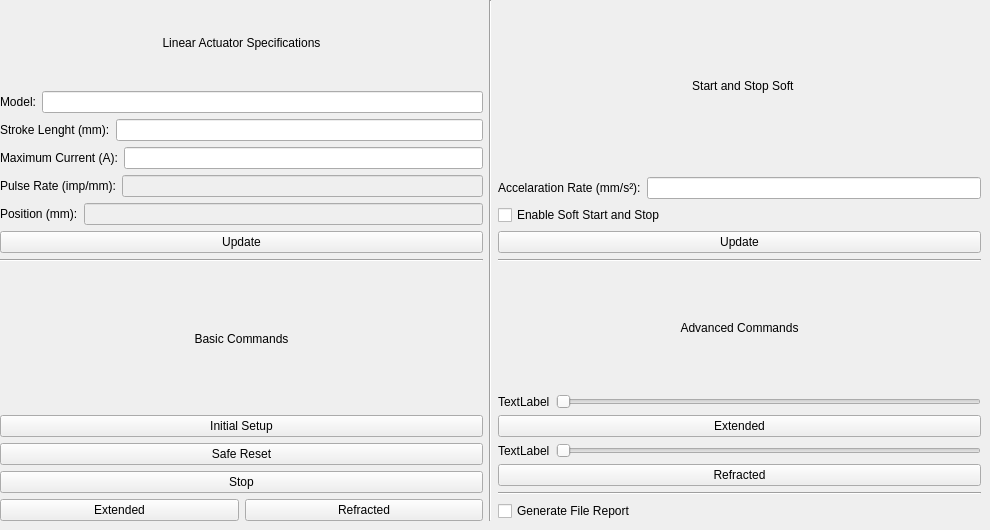
    <widget class="QWidget" name="channel5">
     <attribute name="title">
      <string>Channel 5</string>
     </attribute>
     <widget class="QWidget" name="gridLayoutWidget_10">
      <property name="geometry">
       <rect>
        <x>0</x>
        <y>0</y>
        <width>981</width>
        <height>521</height>
       </rect>
      </property>
      <layout class="QGridLayout" name="gridLayout_channel5">
       <item row="1" column="3">
        <widget class="Line" name="line_29">
         <property name="orientation">
          <enum>Qt::Horizontal</enum>
         </property>
        </widget>
       </item>
       <item row="2" column="3">
        <layout class="QVBoxLayout" name="verticalLayoutAdvancedCommands_channel5">
         <item>
          <widget class="QLabel" name="labelAdvancedCommands_channel5">
           <property name="text">
            <string>Advanced Commands</string>
           </property>
           <property name="alignment">
            <set>Qt::AlignCenter</set>
           </property>
          </widget>
         </item>
         <item>
          <layout class="QHBoxLayout" name="horizontalLayoutAdvancedExtended_channel5">
           <item>
            <widget class="QLabel" name="labelExtendedAdvanced_channel5">
             <property name="text">
              <string>TextLabel</string>
             </property>
            </widget>
           </item>
           <item>
            <widget class="QSlider" name="horizontalSliderExtended_channel5">
             <property name="orientation">
              <enum>Qt::Horizontal</enum>
             </property>
            </widget>
           </item>
          </layout>
         </item>
         <item>
          <widget class="QPushButton" name="pushButtonExtended_channel5">
           <property name="text">
            <string>Extended</string>
           </property>
          </widget>
         </item>
         <item>
          <layout class="QHBoxLayout" name="horizontalLayoutAdvanceddRefracted_channel5">
           <item>
            <widget class="QLabel" name="labelRefractedAdvanced_channel5">
             <property name="text">
              <string>TextLabel</string>
             </property>
            </widget>
           </item>
           <item>
            <widget class="QSlider" name="horizontalSliderRefracted_channel5">
             <property name="orientation">
              <enum>Qt::Horizontal</enum>
             </property>
            </widget>
           </item>
          </layout>
         </item>
         <item>
          <widget class="QPushButton" name="pushButtonRefracted_channel5">
           <property name="text">
            <string>Refracted</string>
           </property>
          </widget>
         </item>
         <item>
          <widget class="Line" name="line">
           <property name="orientation">
            <enum>Qt::Horizontal</enum>
           </property>
          </widget>
         </item>
         <item>
          <widget class="QCheckBox" name="checkBoxFileReport_channel5">
           <property name="text">
            <string>Generate File Report</string>
           </property>
          </widget>
         </item>
        </layout>
       </item>
       <item row="0" column="1" rowspan="3">
        <widget class="Line" name="line_30">
         <property name="orientation">
          <enum>Qt::Vertical</enum>
         </property>
        </widget>
       </item>
       <item row="1" column="0">
        <widget class="Line" name="line_28">
         <property name="orientation">
          <enum>Qt::Horizontal</enum>
         </property>
        </widget>
       </item>
       <item row="0" column="0">
        <layout class="QVBoxLayout" name="verticalLayoutLinearActuatorSpecifications_channel5">
         <item>
          <layout class="QVBoxLayout" name="verticalLayoutLinearActuator_channel5">
           <item>
            <widget class="QLabel" name="labelLinearActuatorSpecifications5">
             <property name="text">
              <string>Linear Actuator Specifications</string>
             </property>
             <property name="alignment">
              <set>Qt::AlignCenter</set>
             </property>
            </widget>
           </item>
           <item>
            <layout class="QVBoxLayout" name="verticalLayoutSpecifications_channel5">
             <item>
              <layout class="QHBoxLayout" name="horizontalLayoutModel_channel5">
               <item>
                <widget class="QLabel" name="labelModel_channel5">
                 <property name="text">
                  <string>Model:</string>
                 </property>
                </widget>
               </item>
               <item>
                <widget class="QLineEdit" name="lineEditModel_channel5"/>
               </item>
              </layout>
             </item>
             <item>
              <layout class="QHBoxLayout" name="horizontalLayoutStrokeLenght_channel5">
               <item>
                <widget class="QLabel" name="labelStrokeLenght_channel5">
                 <property name="text">
                  <string>Stroke Lenght (mm):</string>
                 </property>
                </widget>
               </item>
               <item>
                <widget class="QLineEdit" name="lineEditStrokeLenght_channel5"/>
               </item>
              </layout>
             </item>
             <item>
              <layout class="QHBoxLayout" name="horizontalMaxCurrent_channel5">
               <item>
                <widget class="QLabel" name="labelMaxCurrent_channel5">
                 <property name="text">
                  <string>Maximum Current (A):</string>
                 </property>
                </widget>
               </item>
               <item>
                <widget class="QLineEdit" name="lineEditMaxCurrent_channel5"/>
               </item>
              </layout>
             </item>
             <item>
              <layout class="QHBoxLayout" name="horizontalLayoutPulseRate_channel5">
               <item>
                <widget class="QLabel" name="labelPulseRate_channel5">
                 <property name="text">
                  <string>Pulse Rate (imp/mm):</string>
                 </property>
                </widget>
               </item>
               <item>
                <widget class="QLineEdit" name="linePulseRate_channel5">
                 <property name="enabled">
                  <bool>false</bool>
                 </property>
                </widget>
               </item>
              </layout>
             </item>
             <item>
              <layout class="QHBoxLayout" name="horizontalLayoutPosition_channel5">
               <item>
                <widget class="QLabel" name="labelPosition_channel5">
                 <property name="text">
                  <string>Position (mm):</string>
                 </property>
                </widget>
               </item>
               <item>
                <widget class="QLineEdit" name="linePosition_channel5">
                 <property name="enabled">
                  <bool>false</bool>
                 </property>
                </widget>
               </item>
              </layout>
             </item>
            </layout>
           </item>
          </layout>
         </item>
         <item>
          <widget class="QPushButton" name="pushButtonUpdateLinearActuatorSpecifications_channel5">
           <property name="text">
            <string>Update</string>
           </property>
          </widget>
         </item>
        </layout>
       </item>
       <item row="0" column="3">
        <layout class="QVBoxLayout" name="verticalLayoutStartStopSoft_channel5">
         <item>
          <layout class="QVBoxLayout" name="verticalLayoutStartStopSoft2_channel5">
           <item>
            <widget class="QLabel" name="labelStartStopSoft_channel5">
             <property name="text">
              <string>  Start and Stop Soft</string>
             </property>
             <property name="alignment">
              <set>Qt::AlignCenter</set>
             </property>
            </widget>
           </item>
           <item>
            <layout class="QVBoxLayout" name="verticalLayoutStartStopSoft3_channel5">
             <item>
              <layout class="QHBoxLayout" name="horizontalLayoutAccelarationRate_channel5">
               <item>
                <widget class="QLabel" name="labelAccelarationRate_channel5">
                 <property name="text">
                  <string>Accelaration Rate (mm/s²):</string>
                 </property>
                </widget>
               </item>
               <item>
                <widget class="QLineEdit" name="lineEditAccelarationRate_channel5"/>
               </item>
              </layout>
             </item>
             <item>
              <layout class="QHBoxLayout" name="horizontalLayoutSpace_channel5">
               <item>
                <widget class="QCheckBox" name="checkBoxPwm_channel5">
                 <property name="text">
                  <string>Enable Soft Start and Stop</string>
                 </property>
                </widget>
               </item>
              </layout>
             </item>
            </layout>
           </item>
          </layout>
         </item>
         <item>
          <widget class="QPushButton" name="pushButtonUpdateStartStopSoft_channel5">
           <property name="text">
            <string>Update</string>
           </property>
          </widget>
         </item>
        </layout>
       </item>
       <item row="2" column="0">
        <layout class="QVBoxLayout" name="verticalLayoutBasicCommands_channel5">
         <item>
          <widget class="QLabel" name="labelBasicCommands_channel5">
           <property name="text">
            <string>Basic Commands</string>
           </property>
           <property name="alignment">
            <set>Qt::AlignCenter</set>
           </property>
          </widget>
         </item>
         <item>
          <widget class="QPushButton" name="pushButtonInitialSetup_channel5">
           <property name="text">
            <string>Initial Setup</string>
           </property>
          </widget>
         </item>
         <item>
          <widget class="QPushButton" name="pushButtonSafeReset_channel5">
           <property name="text">
            <string>Safe Reset</string>
           </property>
          </widget>
         </item>
         <item>
          <widget class="QPushButton" name="pushButtonStop_channel5">
           <property name="text">
            <string>Stop</string>
           </property>
          </widget>
         </item>
         <item>
          <layout class="QHBoxLayout" name="horizontalLayoutBasicControl_channel5">
           <item>
            <widget class="QPushButton" name="pushButtonBasicExtended_channel5">
             <property name="text">
              <string>Extended</string>
             </property>
            </widget>
           </item>
           <item>
            <widget class="QPushButton" name="pushButtonBasicRefracted_channel5">
             <property name="text">
              <string>Refracted</string>
             </property>
            </widget>
           </item>
          </layout>
         </item>
        </layout>
       </item>
      </layout>
     </widget>
    </widget>
